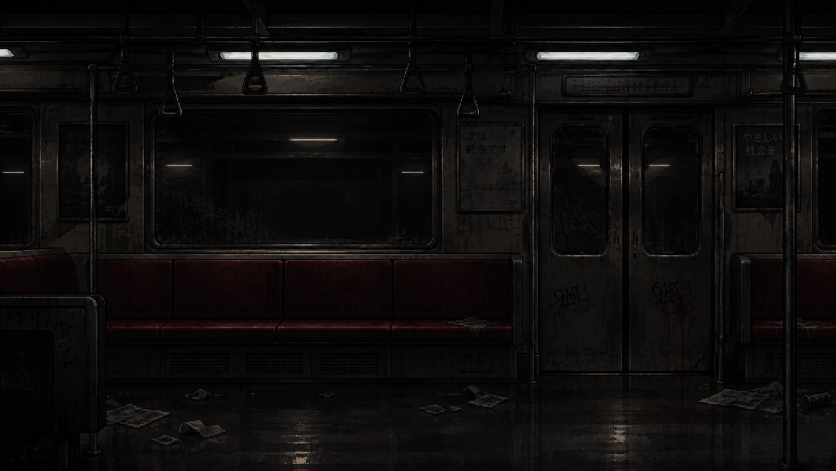
#> input picture Ferramentas/Cenario1/referencias/notion_vagao_lateral.png, 1671 x 941 px (shown at 1/2 size)
$ python cenario2.py
#> lines starting #> are read from the running program, lines starting #| are printed output that depends on the picture; after the words box and inside, x2 and y2 are one past the last pixel; in counts of white or black regions, pixels touching at a corner belong together
"""
Cenário 2 — os últimos vagões do trem, agora andando.
Monta o fundo panorâmico a partir da mesma imagem lateral do Notion usada no Cenário 1 (ref_a.png):
4 vagões ligados por 3 passagens (portas que batem + vão entre os vagões) e, no fim, a porta do
último vagão abrindo para a plataforma da estação terminal.

Gera em out/Art/Cenario2/:
  cenario2_fundo.png   fundo (≈7600×1101, 100 px/unidade; y=0 no pé da imagem)
  porta_vagao.png      folha da porta entre vagões (desce do teto e bate)
  luz_tunel.png        reflexo de luz do túnel passando nas janelas
e gera ../Cenario2Layout.cs com as medidas (para o builder da Unity).
"""
import json, os
import numpy as np
from PIL import Image, ImageDraw, ImageFilter, ImageFont

OUT = 'out/Art/Cenario2'
os.makedirs(OUT, exist_ok=True)
rng = np.random.default_rng(22)

REF = 'ref_a.png' if os.path.exists('ref_a.png') else '../Cenario1/referencias/notion_vagao_lateral.png'
SRC = np.asarray(Image.open(REF).convert('RGB')).astype(np.float32)
H = SRC.shape[0]                  # 941
#> H = 941
FLOOR = 870                       # py onde os pés pisam
DOOR_TOP = 498                    # topo da passagem (py)
SLAB = 90                         # espessura da parede do fim do vagão (px)
POST = 10                         # batente de cada lado
EXT = 160                         # teto extra, igual ao Cenário 1


def noise(h, w, s, seed):
    r = np.random.default_rng(seed).normal(0, 1, (h, w)).astype(np.float32)
    im = Image.fromarray(np.clip(r * 40 + 128, 0, 255).astype(np.uint8)).filter(ImageFilter.GaussianBlur(s))
    a = np.asarray(im).astype(np.float32) - 128
    return a / (a.std() + 1e-6)


def car(x0, x1):
    return SRC[:, x0:x1].copy()


def hazard(w, h, phase=0):
    yy, xx = np.mgrid[0:h, 0:w]
    s = ((xx + yy + phase) // 9) % 2
    c = np.where(s[..., None] == 0, np.array([150, 120, 30]), np.array([22, 20, 18])).astype(np.float32)
    c *= (0.75 + 0.25 * noise(h, w, 1.2, 5 + phase)[..., None].clip(-1, 1) * 0.5 + 0.25)
    return c


def slab(img, x, doorway_bg=None, lamp=True):
    """Parede do fim do vagão (vista de lado) com a passagem de porta. Desenha in-place em img (H×W×3)."""
    w = SLAB
    reg = img[:, x:x + w]
    n = noise(H, w, 5, x) * 2.5 + noise(H, w, 1.2, x + 1) * 1.2
    base = np.zeros((H, w, 3), np.float32) + np.array([31, 30, 33])
    base += n[..., None]
    base *= np.linspace(0.8, 1.05, H)[:, None, None]  # mais escuro em cima
    # painéis verticais e rebites
    for k in range(4, w, 22):
        base[:, k:k + 1] *= 0.65
    for py in range(40, DOOR_TOP - 10, 70):
        for px in (18, w - 18):
            base[py:py + 3, px:px + 3] += 35
    # luz do vagão batendo na borda
    ramp = np.linspace(1.25, 0.8, w)[None, :, None]
    base *= ramp
    # batentes
    base[:, :POST] = base[:, :POST] * 1.3 + 8
    base[:, w - POST:] = base[:, w - POST:] * 1.25 + 6
    # trilho da porta e caixa da lâmpada de aviso
    base[DOOR_TOP - 12:DOOR_TOP, POST:w - POST] = np.array([12, 12, 13])
    if lamp:
        cx = w // 2
        base[DOOR_TOP - 46:DOOR_TOP - 22, cx - 16:cx + 16] = np.array([18, 16, 16])
        base[DOOR_TOP - 42:DOOR_TOP - 26, cx - 12:cx + 12] = np.array([60, 18, 16])
    # a passagem (vão da porta) mostra o que está atrás
    inner = doorway_bg if doorway_bg is not None else np.zeros((FLOOR - DOOR_TOP, w - 2 * POST, 3)) + 10
    base[DOOR_TOP:FLOOR, POST:w - POST] = inner
    # soleira com faixa de perigo
    base[FLOOR - 4:FLOOR + 10, :] = hazard(w, 14, x % 9)
    base[FLOOR + 10:, :] *= 0.45
    reg[:] = base


def bellows(w):
    """Sanfona entre os vagões: dobras de borracha escuras, uma luz vermelha de emergência no alto."""
    img = np.zeros((H, w, 3), np.float32) + np.array([6, 6, 7])
    xx = np.arange(w)
    fold = 0.35 + 0.65 * np.abs(np.sin(xx * np.pi / 18.0)) ** 2
    top, bot = 120, FLOOR
    band = np.zeros((H, w))
    band[top:bot] = fold[None, :]
    curve = np.sin(np.linspace(0, np.pi, bot - top))[:, None] * 0.35 + 0.65
    band[top:bot] *= curve
    img += (band * 17)[..., None] * np.array([1.0, 0.95, 0.95])
    img += noise(H, w, 4, w)[..., None] * 1.5
    img *= np.linspace(1.0, 0.55, H)[:, None, None]  # chão da passagem mais escuro
    # moldura de cima e de baixo
    img[top - 14:top] = np.array([24, 23, 25])
    img[bot - 10:bot] = np.array([20, 19, 20])
    # luz vermelha de emergência no teto da passagem
    yy, xx2 = np.mgrid[0:H, 0:w]
    cx = w / 2
    d = np.sqrt(((xx2 - cx) / (w * 0.7)) ** 2 + ((yy - top) / 380.0) ** 2)
    glow = np.clip(1 - d, 0, 1) ** 2
    img += glow[..., None] * np.array([80, 10, 8])
    img[top - 6:top + 4, int(cx) - 14:int(cx) + 14] = np.array([170, 30, 24])
    return img


def pit(w, coupler=None):
    """O vão no chão: escuridão, trilhos passando borrados e o engate entre os vagões."""
    h = H - FLOOR
    img = np.zeros((h, w, 3), np.float32) + np.array([4, 4, 5])
    # dormentes passando (borrados pelo movimento)
    sl = noise(h, w, 0.5, 77 + w)
    sl = np.asarray(Image.fromarray(np.clip(sl * 30 + 128, 0, 255).astype(np.uint8)).filter(ImageFilter.BoxBlur(6))).astype(np.float32) / 255
    img[40:, :] += (sl[40:, :, None] * 10)
    for ry, b in ((48, 46), (64, 30)):
        img[ry:ry + 3, :] = np.array([b, b, b + 4])
    # engate (barra escura atravessando o vão, mais embaixo)
    img[18:30, :] = np.array([20, 19, 19])
    img[18:20, :] += 14
    if coupler:
        c0, c1 = coupler
        img[0:20, c0 + 10:c1 - 10] = np.array([26, 25, 25])
    return img


def checker(w, h, seed):
    yy, xx = np.mgrid[0:h, 0:w]
    p = ((np.sin(xx * 0.8 + yy * 0.8) > 0.6) | (np.sin(xx * 0.8 - yy * 0.8) > 0.6)).astype(np.float32)
    c = np.zeros((h, w, 3), np.float32) + np.array([46, 45, 47]) + p[..., None] * 16
    c += noise(h, w, 2, seed)[..., None] * 2
    c[:3] += 28  # beirada iluminada
    return c


def gangway(plate_a, holes, plate_b, coupler=0):
    """Passagem: [parede A][chapa A][vão][engate][vão][chapa B][parede B] (larguras em px)."""
    widths = [SLAB, plate_a] + ([holes[0], coupler, holes[1]] if coupler else [holes[0]]) + [plate_b, SLAB]
    w = sum(widths)
    img = np.zeros((H, w, 3), np.float32)
    inner_w = w - 2 * SLAB
    bel = bellows(inner_w)
    img[:, SLAB:SLAB + inner_w] = bel
    meta = {'width': w, 'holes': [], 'plates': [], 'slabs': [0, w - SLAB]}
    x = SLAB
    segs = [('plate', plate_a)]
    if coupler:
        segs += [('hole', holes[0]), ('coupler', coupler), ('hole', holes[1])]
    else:
        segs += [('hole', holes[0])]
    segs += [('plate', plate_b)]
    hole_span = None
    for kind, sw in segs:
        if kind == 'hole':
            img[FLOOR - 4:, x:x + sw] = pit(sw)[min(0, 0):][:H - FLOOR + 4] if False else np.vstack([np.zeros((4, sw, 3)) + 4, pit(sw)])[:H - FLOOR + 4]
            meta['holes'].append([x, x + sw])
        else:
            top = FLOOR - 4 if kind == 'plate' else FLOOR + 2
            th = 22 if kind == 'plate' else 16
            img[top:top + th, x:x + sw] = checker(sw, th, x)
            img[top + th:, x:x + sw] = np.array([6, 6, 7])
            meta['plates'].append([x, x + sw, kind])
        x += sw
    # paredes (a passagem mostra a sanfona atrás)
    door_bg_a = bel[DOOR_TOP:FLOOR, :SLAB - 2 * POST] * 0.55
    door_bg_b = bel[DOOR_TOP:FLOOR, -(SLAB - 2 * POST):] * 0.55
    slab(img, 0, door_bg_a)
    slab(img, w - SLAB, door_bg_b)
    return img, meta


def station(w):
    """Plataforma da estação terminal, vista pela porta do último vagão."""
    img = np.zeros((H, w, 3), np.float32) + np.array([7, 7, 7])
    # parede do fundo com azulejos encardidos
    yy, xx = np.mgrid[0:H, 0:w]
    tile = ((xx % 46 < 2) | (yy % 46 < 2)).astype(np.float32)
    grime = np.clip(noise(H, w, 9, 400) * 0.5 + 0.5, 0, 1.5)
    img += (1 - tile)[..., None] * np.array([13, 14, 12]) * (0.6 + 0.4 * grime[..., None])
    img += noise(H, w, 4, 402)[..., None] * 1.5
    # escorrido escuro descendo da parede
    drip = (np.clip(noise(1, w, 14, 403)[0] - 0.7, 0, None) * 0.6)[None, :] * np.clip((yy - 200) / 500, 0, 1)
    img *= (1 - np.clip(drip, 0, 0.6))[..., None]
    # luz fria/amarelada fraca de uma luminária
    d = np.sqrt(((xx - w * 0.55) / (w * 0.7)) ** 2 + ((yy - 170) / 480) ** 2)
    img += (np.clip(1 - d, 0, 1) ** 1.8)[..., None] * np.array([46, 44, 32])
    img[150:158, int(w * 0.3):int(w * 0.8)] = np.array([150, 148, 128])
    # placa "TERMINAL"
    sign = Image.new('RGB', (230, 54), (24, 26, 30))
    d2 = ImageDraw.Draw(sign)
    try:
        f = ImageFont.truetype(next(p for p in ('fonts/IMFellEnglish-Regular.ttf', '/home/claude/c1/fonts/IMFellEnglish-Regular.ttf',
                                          '../../Assets/UI/MainMenu/Fonts/IMFellEnglish-Regular.ttf') if os.path.exists(p)), 34)
    except Exception:
        f = ImageFont.load_default()
    d2.rectangle([0, 0, 229, 53], outline=(70, 72, 76), width=2)
    tw = d2.textlength('TERMINAL', font=f)
    d2.text(((230 - tw) / 2, 6), 'TERMINAL', font=f, fill=(196, 192, 180))
    sx = int(w * 0.18)
    img[260:314, sx:sx + 230] = np.asarray(sign).astype(np.float32) * 0.55
    img[210:260, sx + 40:sx + 43] = 40
    img[210:260, sx + 187:sx + 190] = 40
    # piso da plataforma + faixa amarela tátil (como na imagem do Notion)
    img[FLOOR - 4:FLOOR + 4] = np.array([58, 56, 50])
    strip = np.zeros((14, w, 3), np.float32) + np.array([118, 92, 24])
    sx2 = np.arange(w)
    dots = ((sx2 % 12) < 5)[None, :] & ((np.arange(14) % 7) < 4)[:, None]
    strip[dots] += 30
    img[FLOOR - 4:FLOOR + 10, :min(w, 160)] = strip[:, :min(w, 160)]
    img[FLOOR + 10:] = np.array([20, 19, 18])
    img[FLOOR + 10:] += noise(H - FLOOR - 10, w, 3, 401)[..., None] * 2
    return img


def build():
    pieces, layout = [], {}
    x = 0

    def add(arr, name=None, extra=None):
        nonlocal x
        if name:
            layout[name] = {'x': x, **(extra or {})}
        pieces.append(arr)
        x += arr.shape[1]

    # vagão A (começo, com a divisória da ponta à esquerda)
    add(car(0, 1640), 'carA', {'w': 1640, 'src0': 0})
    g, m = gangway(100, [150], 120)
#> in bellows, `img[top - 14:top] = np.array([24, 23, 25])`: img: shape (941, 370, 3) float64; mean of channels 0, 1, 2 10.8, 10.5, 11.3
#> in bellows, `img[bot - 10:bot] = np.array([20, 19, 20])`:
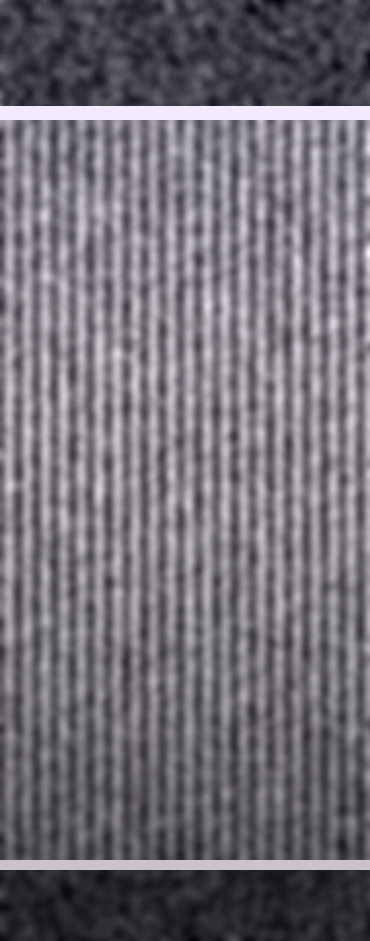
#> img: shape (941, 370, 3) float64; mean of channels 0, 1, 2 11, 10.6, 11.4; drawn with min black and max white
#> in bellows, `img[top - 6:top + 4, int(cx) - 14:int(cx) + 14] = np.array([170, 30, 2..`:
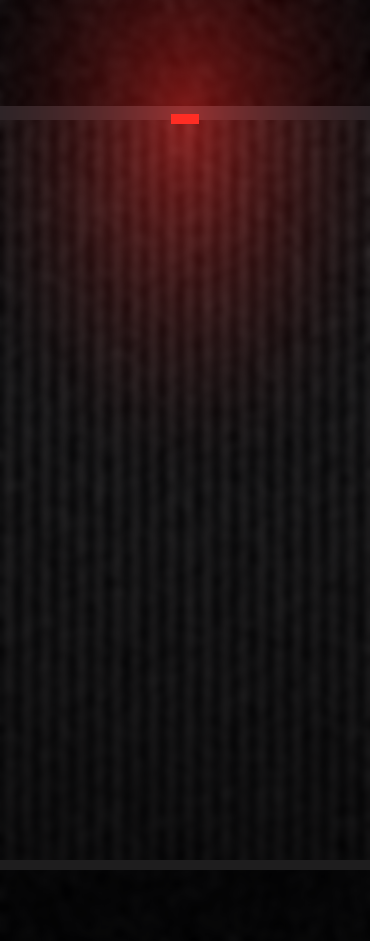
#> img: shape (941, 370, 3) float64; mean of channels 0, 1, 2 20.7, 11.8, 12.4; drawn with min black and max white
#> after the loop in gangway, `for kind, sw in segs:`:
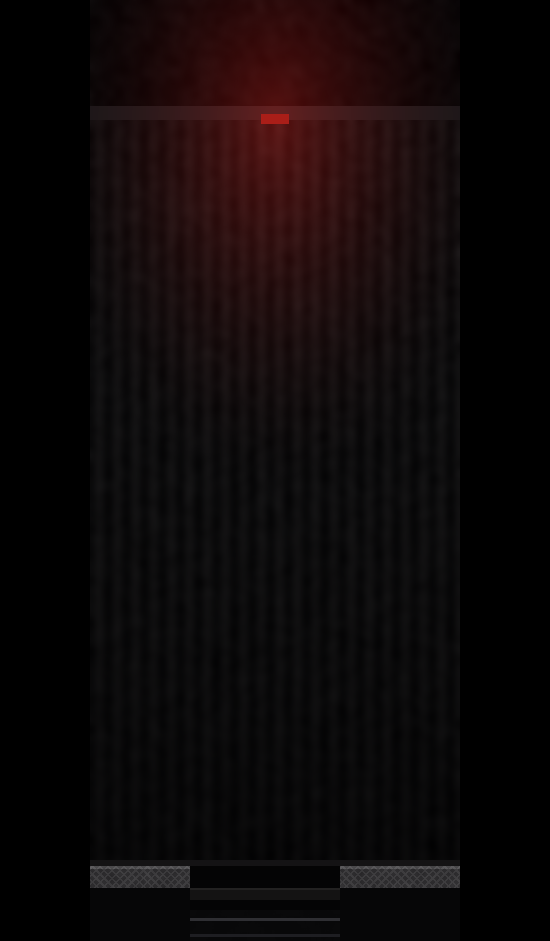
#> img: shape (941, 550, 3) float32; mean of channels 0, 1, 2 14.6, 8.7, 9.1; drawn as R, G, B
#> in slab, `reg = img[:, x:x + w]`: reg: shape (941, 90, 3) float32; every value is 0
#> after the loop in slab, `for k in range(4, w, 22):`:
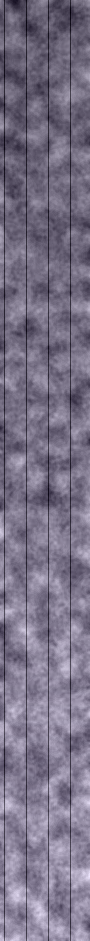
#> base: shape (941, 90, 3) float64; mean of channels 0, 1, 2 27.6, 26.7, 29.4; drawn with min black and max white
#> after the loop in slab, `for py in range(40, DOOR_TOP - 10, 70):`:
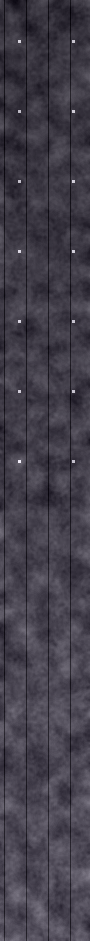
#> base: shape (941, 90, 3) float64; 0.15% of pixels changed, all inside (x1, y1, x2, y2) = (18, 40, 75, 463); drawn with min black and max white
#> in slab, `base[:, :POST] = base[:, :POST] * 1.3 + 8`: base: shape (941, 90, 3) float64; mean of channels 0, 1, 2 30.3, 29.3, 32.3
#> in slab, `base[:, w - POST:] = base[:, w - POST:] * 1.25 + 6`: base: shape (941, 90, 3) float64; mean of channels 0, 1, 2 31.6, 30.6, 33.6
#> in slab, `base[DOOR_TOP - 12:DOOR_TOP, POST:w - POST] = np.array([12, 12, 13])`: base: shape (941, 90, 3) float64; mean of channels 0, 1, 2 31.5, 30.5, 33.5
#> in slab, `base[FLOOR - 4:FLOOR + 10, :] = hazard(w, 14, x % 9)`:
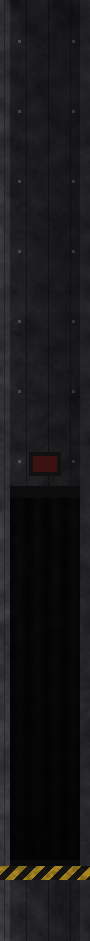
#> base: shape (941, 90, 3) float64; mean of channels 0, 1, 2 25.1, 23.9, 25.3; drawn as R, G, B
#> in slab, `base[FLOOR + 10:, :] *= 0.45`: base: shape (941, 90, 3) float64; 6.48% of pixels changed, all inside (x1, y1, x2, y2) = (0, 880, 90, 941)
#> in noise (call 9), `r = np.random.default_rng(seed).normal(0, 1, (h, w)).astype(np.float32)`:
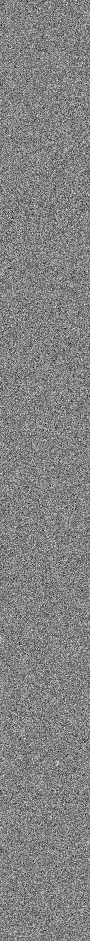
#> r: shape (941, 90) float32; min -4.4, max 4.17, mean -0.00249; drawn with min black and max white
    add(g, 'gang1', m)
    add(car(315, 1640), 'carB', {'w': 1325, 'src0': 315})
    g, m = gangway(100, [110, 110], 120, coupler=70)
    add(g, 'gang2', m)
    add(car(315, 1640), 'carC', {'w': 1325, 'src0': 315})
    g, m = gangway(100, [260], 120)
    add(g, 'gang3', m)
    add(car(315, 1470), 'carD', {'w': 1155, 'src0': 315})
    # fim do último vagão: parede com a porta para fora + plataforma
    st = station(520)
    end = np.zeros((H, SLAB, 3), np.float32)
    slab(end, 0, st[DOOR_TOP:FLOOR, 30:30 + SLAB - 2 * POST] * 1.0)
    add(end, 'endSlab', {'w': SLAB})
    add(st, 'station', {'w': 520})
    pano = np.concatenate(pieces, axis=1)

    # luz: terceiro vagão mais escuro (luzes falhando), passagens um pouco mais escuras
    W = pano.shape[1]
    dim = np.ones(W, np.float32)
    c = layout['carC']['x']
    dim[c:c + 1325] *= 0.82
    pano *= dim[None, :, None]

    # teto extra (espelha e escurece, igual ao Cenário 1)
    band = pano[:EXT][::-1]
    band = np.asarray(Image.fromarray(np.clip(band, 0, 255).astype(np.uint8)).filter(ImageFilter.GaussianBlur(14))).astype(np.float32)
    fade = (np.linspace(0.0, 0.45, EXT) ** 1.6)[:, None, None]
    basec = np.array([2, 2, 2.5], np.float32)
    ext = basec * (1 - fade) + band * fade * 0.6
    out = np.concatenate([ext, pano], axis=0)
    # pontas escurecem
    lr = np.ones(W, np.float32)
    lr[:120] = np.linspace(0.55, 1, 120)
    lr[-80:] = np.linspace(1, 0.4, 80)
    out = out * lr[None, :, None] + basec * (1 - lr[None, :, None])
    Image.fromarray(np.clip(out, 0, 255).astype(np.uint8)).save(f'{OUT}/cenario2_fundo.png', optimize=True)
    layout['total'] = W
    layout['height'] = out.shape[0]
    return layout


def door_sprite():
    """Folha da porta: aço escuro, uma janelinha alta, faixa de perigo na ponta de baixo. 70×374 px."""
    w, h = SLAB - 2 * POST, FLOOR - DOOR_TOP + 2
    img = np.zeros((h, w, 3), np.float32) + np.array([40, 39, 42])
    img += noise(h, w, 4, 900)[..., None] * 2.5
    img *= np.linspace(1.1, 0.85, h)[:, None, None]
    img[:, 2:4] += 18          # quina iluminada
    img[:, w - 4:] *= 0.55
    img[h // 2 - 2:h // 2 + 2, 6:w - 6] *= 0.55   # junta no meio
    # janelinha
    img[46:128, 18:w - 18] = np.array([10, 10, 12])
    img[46:48, 18:w - 18] += 30
    img[60:120, 26:30] += 10
    img[h - 46:h - 6] = hazard(w, 40, 3)
    img[h - 6:] = np.array([16, 15, 15])
    for _ in range(10):
        x0 = rng.integers(4, w - 10); y0 = rng.integers(140, h - 70); ln = rng.integers(10, 40)
        img[y0:y0 + ln, x0:x0 + 1] += 18
    a = np.full((h, w), 255, np.uint8)
    Image.fromarray(np.dstack([np.clip(img, 0, 255).astype(np.uint8), a]), 'RGBA').save(f'{OUT}/porta_vagao.png')
    return w, h


def streak_sprite():
    w, h = 420, 70
    yy, xx = np.mgrid[0:h, 0:w].astype(np.float32)
    core = np.exp(-((yy - h / 2) / 7) ** 2) * np.clip(1 - np.abs(xx - w * 0.3) / (w * 0.3), 0, 1) ** 0.7
    tail = np.exp(-((yy - h / 2) / 11) ** 2) * np.clip((xx - w * 0.25) / (w * 0.75), 0, 1) ** 0.5 * np.clip(1 - (xx - w * 0.25) / (w * 0.75), 0, 1) * 0.8
    a = np.clip(core + tail * 0.6, 0, 1)
    rgb = np.dstack([np.full((h, w), 220), np.full((h, w), 232), np.full((h, w), 255)])
    Image.fromarray(np.dstack([rgb, a * 255]).astype(np.uint8), 'RGBA').save(f'{OUT}/luz_tunel.png')


# janelas e luminárias na imagem original (px): para a luz do túnel e os halos
WINDOWS = [(318, 862, 236, 480), (1110, 1210, 262, 498), (1290, 1390, 262, 498)]
TUBES = [(558, 225), (1177, 197)]


def write_cs(lay):
    cars = ['carA', 'carB', 'carC', 'carD']
    wins, tubes = [], []
    for c in cars:
        x, w, s0 = lay[c]['x'], lay[c]['w'], lay[c]['src0']
        for (a, b, y0, y1) in WINDOWS:
            a2, b2 = max(a - s0, 8), min(b - s0, w - 8)
            if b2 - a2 > 60:
                wins.append((x + a2, x + b2, y0, y1))
        for (cx, tw) in TUBES:
            if 0 < cx - s0 < w:
                tubes.append((x + cx - s0, tw))
    gangs = []
    for g in ['gang1', 'gang2', 'gang3']:
        G = lay[g]; x = G['x']
        gangs.append(dict(slabA=x, slabB=x + G['slabs'][1],
                          holes=[(x + a, x + b) for a, b in G['holes']],
                          plates=[(x + a, x + b) for a, b, k in G['plates']]))
    L = []
    L.append('// Gerado por Ferramentas/Cenario2/cenario2.py — não edite à mão.')
    L.append('using UnityEngine;')
    L.append('namespace UltimaLinha.EditorTools')
    L.append('{')
    L.append('    /// <summary>Medidas do fundo do Cenário 2 (px da imagem; y a partir do topo da imagem original).</summary>')
    L.append('    internal static class Cenario2Layout')
    L.append('    {')
    L.append(f"        public const float LevelWidth = {lay['total']}f, LevelHeight = {lay['height']}f, ImageHeight = 941f;")
    L.append(f"        public const float FloorPy = {lay['floor']}f, DoorTopPy = {lay['door']['top']}f;")
    L.append(f"        public const float Slab = {lay['door']['slab']}f, Post = {lay['door']['post']}f;")
    L.append('        public static readonly float[] CarX = { ' + ', '.join(f"{lay[c]['x']}f" for c in cars) + ' };')
    L.append('        public static readonly float[] CarW = { ' + ', '.join(f"{lay[c]['w']}f" for c in cars) + ' };')
    L.append('        // passagens: parede A, parede B (x da borda esquerda de cada parede), vãos e chapas')
    L.append('        public static readonly float[] SlabA = { ' + ', '.join(f"{g['slabA']}f" for g in gangs) + ' };')
    L.append('        public static readonly float[] SlabB = { ' + ', '.join(f"{g['slabB']}f" for g in gangs) + ' };')
    L.append('        public static readonly Vector2[][] Holes =')
    L.append('        {')
    for g in gangs:
        L.append('            new[] { ' + ', '.join(f'new Vector2({a}f, {b}f)' for a, b in g['holes']) + ' },')
    L.append('        };')
    L.append('        public static readonly Vector2[][] Plates =')
    L.append('        {')
    for g in gangs:
        L.append('            new[] { ' + ', '.join(f'new Vector2({a}f, {b}f)' for a, b in g['plates']) + ' },')
    L.append('        };')
    L.append(f"        public const float EndSlabX = {lay['endSlab']['x']}f, StationX = {lay['station']['x']}f, StationW = {lay['station']['w']}f;")
    L.append('        // janelas (x0, x1, y0, y1) por onde passa a luz do túnel')
    L.append('        public static readonly Vector4[] Windows =')
    L.append('        {')
    for w in wins:
        L.append(f'            new Vector4({w[0]}f, {w[1]}f, {w[2]}f, {w[3]}f),')
    L.append('        };')
    L.append('        // luminárias do teto (centro x, largura)')
    L.append('        public static readonly Vector2[] Tubes = { ' + ', '.join(f'new Vector2({t[0]}f, {t[1]}f)' for t in tubes) + ' };')
    L.append('    }')
    L.append('}')
    open('Cenario2Layout.cs', 'w').write('\n'.join(L) + '\n')


if __name__ == '__main__':
    lay = build()
#> in build, `g, m = gangway(100, [150], 120)`: m = {'width': 550, 'holes': [[190, 340]], 'plates': [[90, 190, 'plate'], [340, 460, 'plate']], 'slabs': [0, 460]}
#> in build, `g, m = gangway(100, [110, 110], 120, coupler=70)`: m = {'width': 690, 'holes': [[190, 300], [370, 480]], 'plates': [[90, 190, 'plate'], [300, 370, 'coupler'], [480, 600, 'plate']], 'slabs': [0, 600]}
#> in build, `g, m = gangway(100, [260], 120)`: m = {'width': 660, 'holes': [[190, 450]], 'plates': [[90, 190, 'plate'], [450, 570, 'plate']], 'slabs': [0, 570]}
#> in station, `tw = d2.textlength('TERMINAL', font=f)`: tw = 50
#> in build, `c = layout['carC']['x']`: c = 4205
#> lay = 11 items
    dw, dh = door_sprite()
    streak_sprite()
    lay['door'] = {'w': dw, 'h': dh, 'top': DOOR_TOP, 'slab': SLAB, 'post': POST}
    lay['floor'] = FLOOR
    json.dump(lay, open('cenario2_layout.json', 'w'), indent=1)
    write_cs(lay)
#> the loop in write_cs, `for c in cars:` made 4 passes
#> (x, w, s0) on passes 1 to 4: (0, 1640, 0), (2190, 1325, 315), (4205, 1325, 315), (6190, 1155, 315)
#> after the loop in write_cs, `for c in cars:`: tubes = [(558, 225), (1177, 197), (2433, 225), (3052, 197), (4448, 225), (5067, 197), (6433, 225), (7052, 197)]; wins = 12 items, first 6: (318, 862, 236, 480), (1110, 1210, 262, 498), (1290, 1390, 262, 498), (2198, 2737, 236, 480), (2985, 3085, 262, 498), (3165, 3265, 262, 498)
#> the loop in write_cs, `for g in ['gang1', 'gang2', 'gang3']:` made 3 passes
#> x on passes 1 to 3: 1640, 3515, 5530
#> after the loop in write_cs, `for g in ['gang1', 'gang2', 'gang3']:`: gangs = 3 items
#> the loop in write_cs, `for g in gangs:` made 3 passes
#> after the loop in write_cs, `for g in gangs:`: L = 20 items
#> after the loop in write_cs, `for g in gangs:`: L = 26 items
#> the loop in write_cs, `for w in wins:` made 12 passes
#> w on passes 1 to 12: (318, 862, 236, 480), (1110, 1210, 262, 498), (1290, 1390, 262, 498), (2198, 2737, 236, 480), (2985, 3085, 262, 498), (3165, 3265, 262, 498), (4213, 4752, 236, 480), (5000, 5100, 262, 498), (5180, 5280, 262, 498), (6198, 6737, 236, 480), (6985, 7085, 262, 498), (7165, 7265, 262, 498)
#> after the loop in write_cs, `for w in wins:`: L = 43 items
    print('ok', lay['total'])
#| ok 7955
